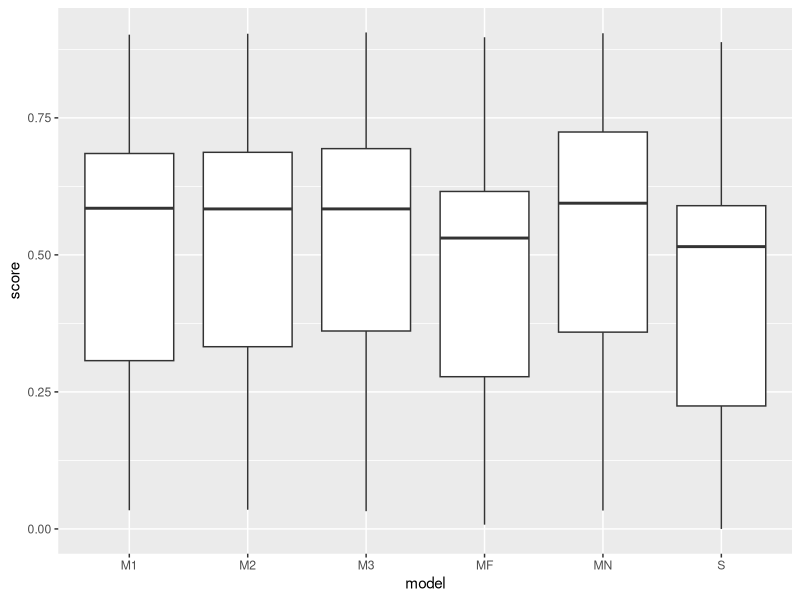
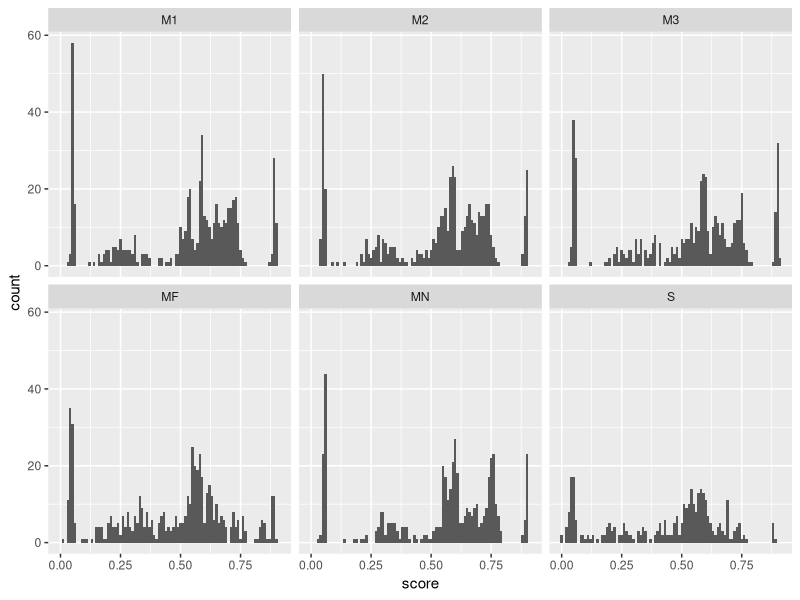
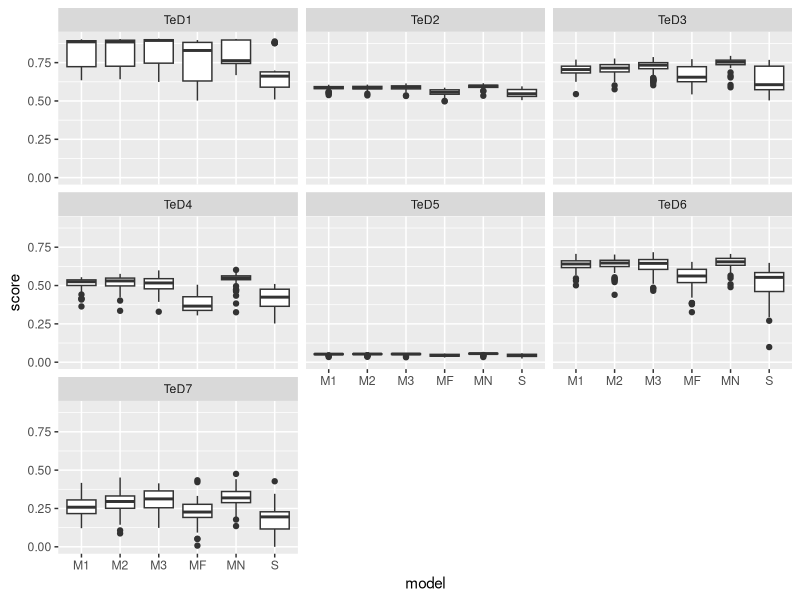

Reproduce these figures in R, in order.
## ---- chunk 1
library('ggplot2')
library('emmeans')
data = read.csv('../data/data.csv')
d = subset(data, model %in% c('MN', 'M1', 'M2', 'M3', 'MF', 'S'))
## ---- chunk 2
ggplot(d, aes(model, score)) + geom_boxplot(notch = FALSE)
## ---- chunk 3
ggplot(d, aes(score)) + geom_histogram(binwidth = 0.01) + facet_wrap(~model)
## ---- chunk 4
ggplot(d, aes(model, score)) + geom_boxplot(notch = FALSE) + facet_wrap(~TeD)
## ---- chunk 5
m = lm(score ~ model+TeD, d)
summary(m)
confint(m)
## ---- chunk 6
m = lm(score ~ model*TeD, d)
summary(m)
## ---- chunk 7
m = lm (score ~model*TeD, d)
emmeans(m, ~model)
## ---- chunk 8
emmeans(m, pairwise~model)
## ---- chunk 9
emmeans(m, pairwise~model|TeD)$emmeans
## ---- chunk 10
emmeans(m, pairwise~model|TeD)$contrasts
